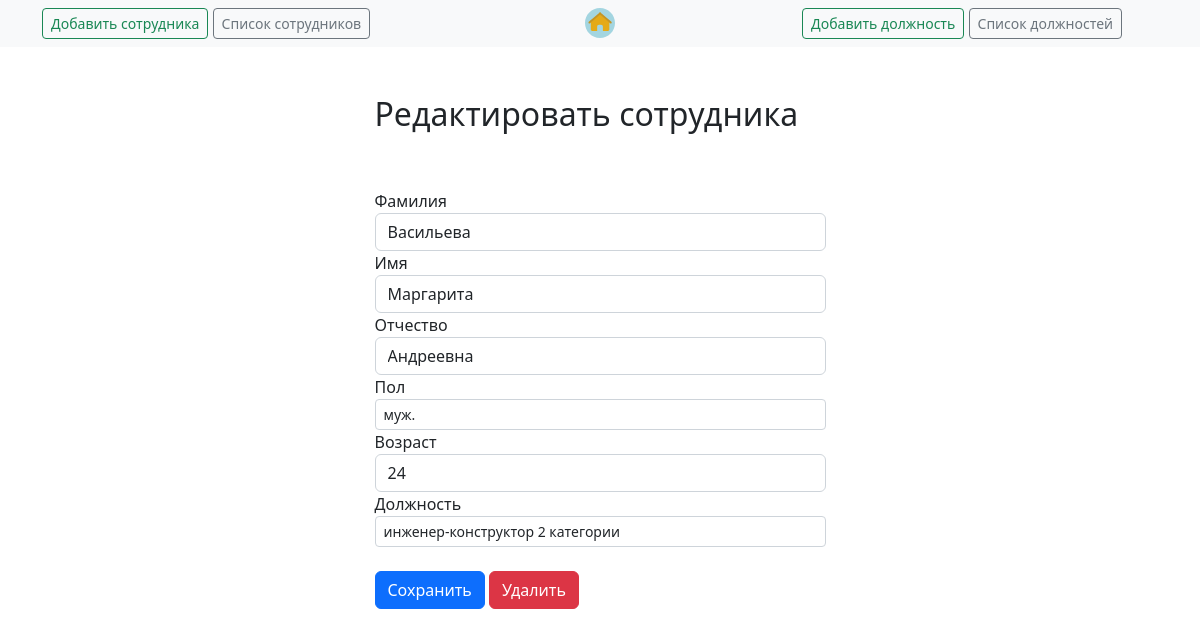
Page /employees/viewemployees/19 on the committed database.
### employees/models.py (models this page shows, shortened)
class employees_Models(models.Model):
    employees_Models_LastName = models.CharField(max_length=30, blank=True,
                                                 validators=[RegexValidator(r'^[a-zA-Zа-яА-Я]')])
    employees_Models_MidleName = models.CharField(max_length=30, blank=True,
                                                  validators=[RegexValidator(r'^[a-zA-Zа-яА-Я]')])
    employees_Models_FirstName = models.CharField(max_length=30, blank=True,
                                                  validators=[RegexValidator(r'^[a-zA-Zа-яА-Я]')])
    employees_Models_gender = models.CharField(max_length=10, blank=True)
    employees_Models_age = models.IntegerField(blank=True, validators=[MinValueValidator(14), MaxValueValidator(99)])
    employees_Models_job = models.CharField(max_length=70, blank=True)

### employees/views.py (the view, shortened to what this page needs)
# urls.py: path('viewemployees/<int:employees_pk>', views.viewemployees, name='view_employees'),  # <int:employees_pk>/ - в адрес автомат-ки подставляет значение
def viewemployees(request, employees_pk):
    employees = get_object_or_404(employees_Models, pk=employees_pk)
    currentjobs = Job.objects.all()
    if request.method == 'GET':
        form = employeesForm(instance=employees)  # instance=1todo - уточняем, что изменяем уже существующий объект
        return render(request, 'employees/view_employees.html',
                      {'employees': employees, 'form': form, 'currentjobs':currentjobs})

### employees/forms.py
class employeesForm(ModelForm):
    class Meta:
        model = employees_Models
        fields = ['employees_Models_LastName', 'employees_Models_MidleName',
                  'employees_Models_FirstName', 'employees_Models_gender',
                  'employees_Models_age', 'employees_Models_job']

### employees/templates/employees/view_employees.html (shortened to what this page needs)
{% extends 'job/base.html' %}
{% block content %}
    <div class="row justify-content-center mt-5">
        <div class="col-md-5">
            <h2>Редактировать сотрудника</h2>
        </div>
    </div>
    <div class="row justify-content-center mt-5">
        <div class="col-md-5">
            <form method="POST">
                <div class="form-group">
                    <label for="employees_Models_LastName">Фамилия</label>
                    <input type="text" name="employees_Models_LastName"
                           class="form-control" id="employees_Models_LastName"
                           value="{{ employees.employees_Models_LastName }}" required>
                </div>
                <div class="form-group">
                    <label for="employees_Models_FirstName">Имя</label>
                    <input type="text" name="employees_Models_FirstName"
                           class="form-control" id="employees_Models_FirstName"
                           value="{{ employees.employees_Models_FirstName }}" required>
                </div>
                <div class="form-group">
                    <label for="employees_Models_MidleName">Отчество</label>
                    <input type="text" name="employees_Models_MidleName"
                           class="form-control" id="employees_Models_MidleName"
                           value="{{ employees.employees_Models_MidleName }}" required>
                </div>
                <label for="employees_Models_gender">Пол</label>
                <select class="form-control form-control-sm" name="employees_Models_gender" id="employees_Models_gender">
                    <option>муж.</option>
                </select>
                <div class="form-group">
                    <label for="employees_Models_age">Возраст</label>
                    <input type="text" name="employees_Models_age"
                           class="form-control" id="employees_Models_age"
                           value="{{ employees.employees_Models_age }}" required>
                </div>
                {% if currentjobs %}
                    <label for="employees_Models_job">Должность</label>
                    <select class="form-control form-control-sm" name="employees_Models_job" id="employees_Models_job">
                        {% for currentjob in currentjobs %}
                            <option>{{ currentjob.job_title }} {{ currentjob.job_category }}</option>
                        {% endfor %}
                    </select>
                {% endif %}
                <br>
                <button type="submit" class="btn btn-primary">Сохранить</button>
                <button type="button" class="btn btn-danger" onclick="$('#delete').click()">Удалить</button>
            </form>
        </div>
    </div>
{% endblock %}

### rows in the picture
employees_Models: employees_Models_LastName "Васильева", employees_Models_FirstName "Маргарита", employees_Models_MidleName "Андреевна", employees_Models_age "24"

### other values in the picture
form field employees_Models_job "инженер-конструктор 2 категории"
